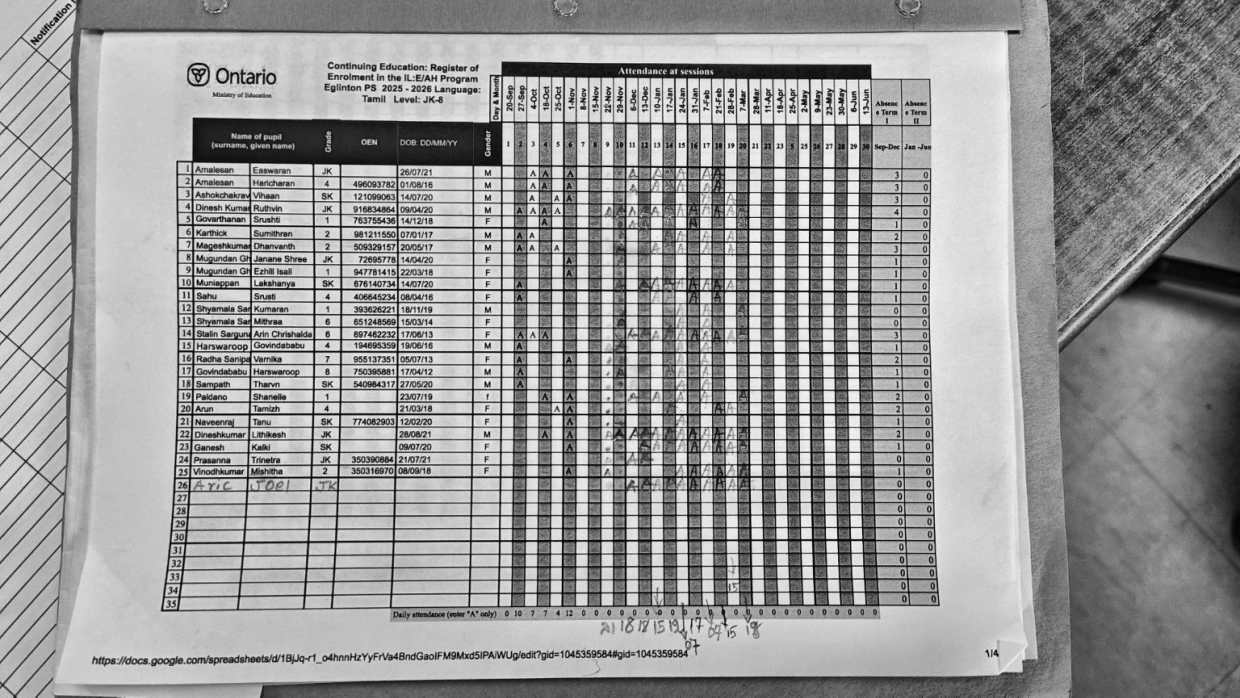
#> input picture debug_output/01b_enhanced.png, 2480 x 1395 px, given as the content of the folder debug_output/cells_A, which was not available (shown at 1/2 size); the run also reads 1 picture not shown here
$ python diagnose_cells.py
#> lines starting #> are read from the running program, lines starting #| are printed output that depends on the picture; pictures that were not available may be replaced by others from this repository, and a replacement may not be noted
"""Build diagnostic montages of classified cells."""
import cv2
import numpy as np
import os
import glob

def build_montage(folder, title, output_path, max_cells=100, cell_display_size=60):
    """Build a montage image from cell PNGs in a folder."""
#> called with folder = 'debug_output/cells_A', title = 'Detected as A', output_path = 'debug_output/montage_A.png', max_cells = 200, cell_display_size = 60
    files = sorted(glob.glob(os.path.join(folder, '*.png')))
    if not files:
        print(f"No files in {folder}")
        return

    # Sample evenly if too many
    if len(files) > max_cells:
        step = len(files) / max_cells
        files = [files[int(i * step)] for i in range(max_cells)]

    cols_per_row = 20
    rows_needed = (len(files) + cols_per_row - 1) // cols_per_row

    pad = 2
    label_h = 14
    tile_w = cell_display_size + pad * 2
    tile_h = cell_display_size + pad * 2 + label_h

    canvas_w = cols_per_row * tile_w
    canvas_h = rows_needed * tile_h + 30  # 30 for title
    canvas = np.ones((canvas_h, canvas_w, 3), dtype=np.uint8) * 255

    # Title
    cv2.putText(canvas, f"{title} ({len(files)} shown)", (10, 20),
                cv2.FONT_HERSHEY_SIMPLEX, 0.5, (0, 0, 0), 1)

    for i, fpath in enumerate(files):
        row = i // cols_per_row
        col = i % cols_per_row
        x = col * tile_w + pad
        y = row * tile_h + 30 + pad

        img = cv2.imread(fpath)
#> img is the input picture: shape (1395, 2480, 3); min 0, max 248, mean 152.8
        if img is None:
            continue

        # Resize to display size
        resized = cv2.resize(img, (cell_display_size, cell_display_size))
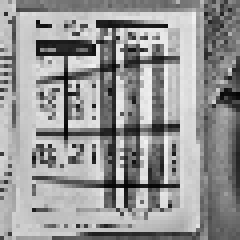
#> resized: shape (60, 60, 3) (shown 4 times larger); min 3, max 242, mean 149.2
        canvas[y:y+cell_display_size, x:x+cell_display_size] = resized
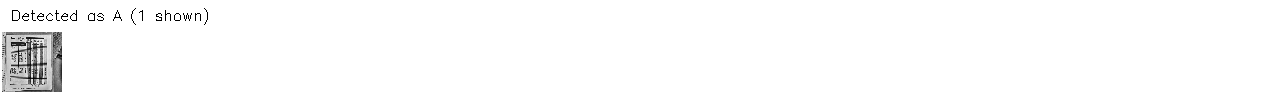
#> canvas: shape (108, 1280, 3); min 0, max 255, mean 251.5

        # Label with filename info (dark_ratio)
        fname = os.path.basename(fpath)
        # Extract dr from filename like c00_r00_dr0.100.png
        parts = fname.replace('.png', '').split('_')
        label = parts[0] + parts[1]  # c00r00
        dr_part = [p for p in parts if p.startswith('dr')]
        if dr_part:
            label += ' ' + dr_part[0]

        cv2.putText(canvas, label, (x, y + cell_display_size + 10),
                     cv2.FONT_HERSHEY_SIMPLEX, 0.25, (0, 0, 200), 1)

    cv2.imwrite(output_path, canvas)
    print(f"Saved {output_path} ({canvas_w}x{canvas_h})")


if __name__ == '__main__':
    build_montage('debug_output/cells_A', 'Detected as A',
                  'debug_output/montage_A.png', max_cells=200)
    build_montage('debug_output/cells_borderline', 'Borderline (classified P)',
                  'debug_output/montage_borderline.png', max_cells=200)

    # Also build montages sorted by dark_ratio for the borderline ones
    # to see which ones are closest to being classified as A
    files = sorted(glob.glob('debug_output/cells_borderline/*.png'))
    # Sort by dark_ratio (extracted from filename)
    def get_dr(f):
        try:
            return float(os.path.basename(f).split('dr')[1].replace('.png', ''))
        except:
            return 0.0
    files_by_dr = sorted(files, key=get_dr, reverse=True)

    # Save top-50 highest dark_ratio borderline cells
    top_dir = 'debug_output/cells_borderline_top'
    os.makedirs(top_dir, exist_ok=True)
    for f in files_by_dr[:50]:
        import shutil
        shutil.copy2(f, top_dir)

    build_montage(top_dir, 'Top 50 Borderline (highest dark_ratio)',
                  'debug_output/montage_borderline_top50.png', max_cells=50)
#> call 3 of build_montage, with folder = 'debug_output/cells_borderline_top', title = 'Top 50 Borderline (highest dark_ratio)', max_cells = 50, cell_display_size = 60
#> in build_montage (call 3), `cv2.putText(canvas, label, (x, y + cell_display_size + 10), cv2.FONT_H..`:
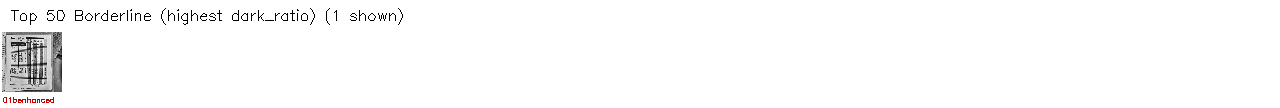
#> canvas: shape (108, 1280, 3); mean B, G, R 250.5, 250.5, 250.7

    print("\nDone. Check debug_output/montage_*.png")
